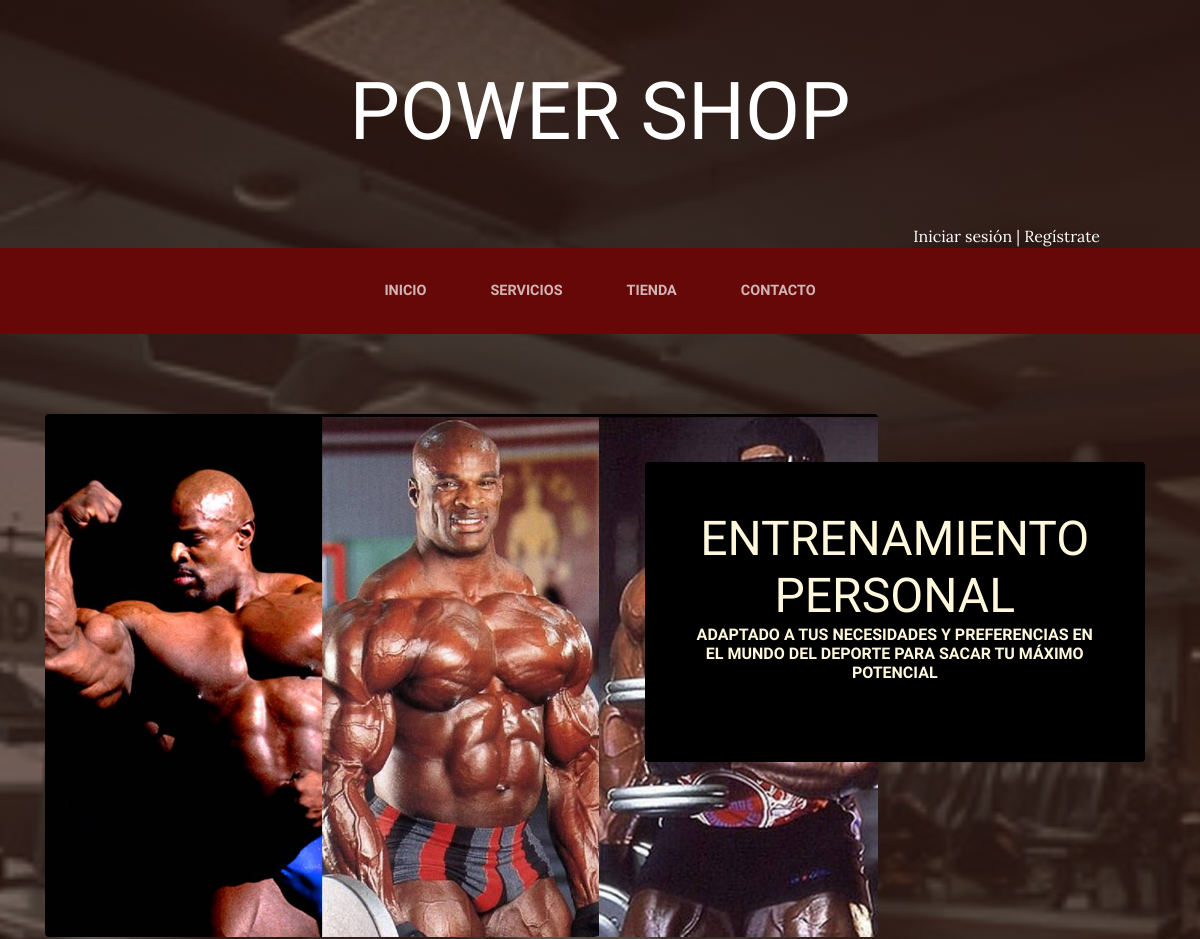
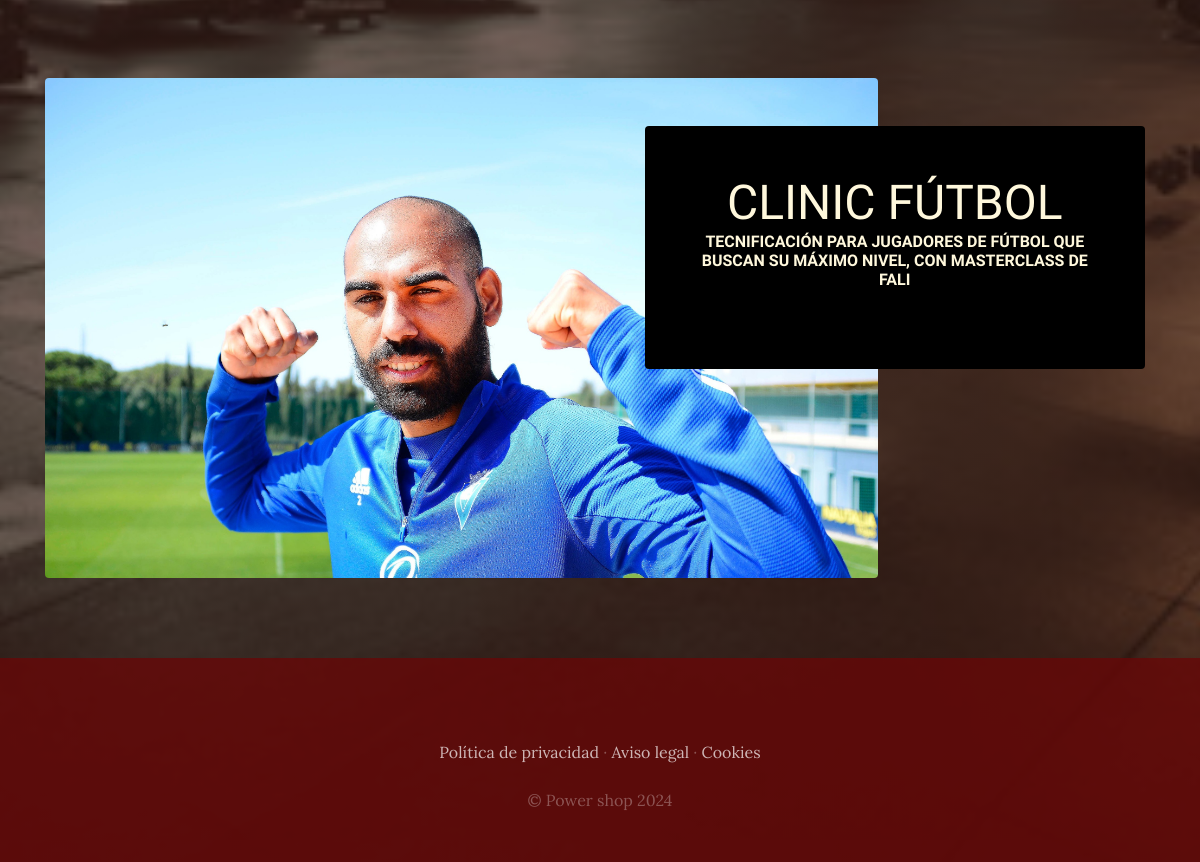
The app's page /servicios/ with its own data (2 pictures, top to bottom).
### ServiciosWeb/models.py (models this page shows, shortened)
class Servicio(models.Model):
    titulo=models.CharField(max_length=50)
    contenido=models.CharField(max_length=100)
    imagen=models.ImageField(upload_to='servicios')
    created=models.DateTimeField(auto_now_add=True)
    updated=models.DateTimeField(auto_now_add=True)
    class Meta:
        verbose_name='servicio'
        verbose_name_plural='servicios'

### ServiciosWeb/views.py (the view)
# urls.py: path('servicios/', include('ServiciosWeb.urls')),
def servicios(request):
    servicios=Servicio.objects.all()
    return render(request,'servicios/Servicios.html', {'servicios':servicios})

### CarroCompra/context_processor.py (called while the page is built)
def importe_total_carro(request):
    total = 0
    if request.user.is_authenticated:
        carro = request.session.get("carro", {})
        for key, value in carro.items():
            total += float(value["precio"])
    return {"importe_total_carro": total}

### ServiciosWeb/templates/servicios/Servicios.html
{% extends "WebApp/Base.html" %}
{% load static %}
{% block content %}
    {% for s in servicios %}
    <section class="page-section clearfix">
        <div class="container">
          <div class="intro">
            <img class="intro-img img-fluid mb-3 mb-lg-0 rounded" src="{{ s.imagen.url }}" alt="">
            <div class="intro-text left-0 text-center bg-faded p-5 rounded">
              <h2 class="section-heading mb-4 text-pretty" >
                <span class="section-heading-lower">{{ s.titulo }}</span>
                <span class="section-heading-upper">{{ s.contenido }}</span>
              </h2>
            </div>
          </div>
        </div>
      </section>
    {% endfor %}
{% endblock %}

### WebApp/static/WebApp/css/gestion.css (style rules this page uses)
body { font-family: 'Lora'; background: linear-gradient(rgba(47, 23, 15, 0.65), rgba(47, 23, 15, 0.65)), url("../img/bg_main.jpg"); background-attachment: fixed; background-position: center; background-size: cover; }
h1, h2, h3, h4, h5, h6 { font-family: 'Raleway'; }
.page-section { margin-top: 5rem; margin-bottom: 5rem; }
.section-heading { text-transform: uppercase; }
.section-heading .section-heading-upper { display: block; font-size: 1rem; font-weight: 800; padding-bottom:.5rem; }
.section-heading .section-heading-lower { display: block; font-size: 3rem; font-weight: 100; }
.bg-faded { background-color: rgba(255, 255, 255, 0.85); }
.intro { position: relative; }
@media (min-width: 992px) { .intro .intro-img { width: 75%; float: left; } }
@media (min-width: 992px) { .intro .intro-text { left: 600; width: 60%; margin-top: 3rem; background-color: rgb(0, 0, 0); color: cornsilk; position: absolute; } }
@media (min-width: 1200px) { .intro .intro-text { width: 45%; } }

### records on screen
Servicio: imagen (picture), titulo "ENTRENAMIENTO PERSONAL", contenido "ADAPTADO A TUS NECESIDADES Y PREFERENCIAS EN EL MUNDO DEL DEPORTE PARA SACAR TU MÁXIMO POTENCIAL"
Servicio: imagen (picture), titulo "CLINIC FÚTBOL", contenido "TECNIFICACIÓN PARA JUGADORES DE FÚTBOL QUE BUSCAN SU MÁXIMO NIVEL, CON MASTERCLASS DE FALI"
